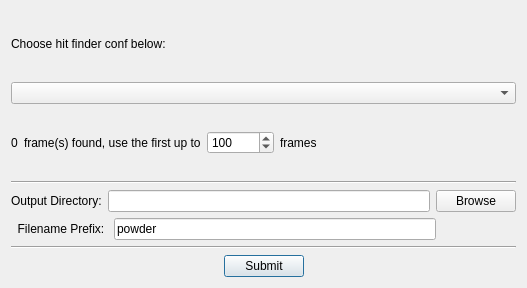
<?xml version="1.0" encoding="UTF-8"?>
<ui version="4.0">
 <class>Dialog</class>
 <widget class="QDialog" name="Dialog">
  <property name="geometry">
   <rect>
    <x>0</x>
    <y>0</y>
    <width>527</width>
    <height>288</height>
   </rect>
  </property>
  <property name="windowTitle">
   <string>Generate Peak Powder</string>
  </property>
  <layout class="QVBoxLayout" name="verticalLayout">
   <item>
    <layout class="QHBoxLayout" name="horizontalLayout">
     <item>
      <widget class="QLabel" name="label">
       <property name="text">
        <string>Choose hit finder conf below:</string>
       </property>
      </widget>
     </item>
     <item>
      <spacer name="horizontalSpacer">
       <property name="orientation">
        <enum>Qt::Horizontal</enum>
       </property>
       <property name="sizeHint" stdset="0">
        <size>
         <width>40</width>
         <height>20</height>
        </size>
       </property>
      </spacer>
     </item>
    </layout>
   </item>
   <item>
    <widget class="QComboBox" name="combo_box"/>
   </item>
   <item>
    <layout class="QHBoxLayout" name="horizontalLayout_2">
     <item>
      <widget class="QLabel" name="label_1">
       <property name="lineWidth">
        <number>20</number>
       </property>
       <property name="text">
        <string>0</string>
       </property>
      </widget>
     </item>
     <item>
      <widget class="QLabel" name="label_2">
       <property name="text">
        <string>frame(s) found, use the first up to</string>
       </property>
      </widget>
     </item>
     <item>
      <widget class="QSpinBox" name="spin_box">
       <property name="maximum">
        <number>999999</number>
       </property>
       <property name="value">
        <number>100</number>
       </property>
      </widget>
     </item>
     <item>
      <widget class="QLabel" name="label_3">
       <property name="text">
        <string>frames</string>
       </property>
      </widget>
     </item>
     <item>
      <spacer name="horizontalSpacer_2">
       <property name="orientation">
        <enum>Qt::Horizontal</enum>
       </property>
       <property name="sizeHint" stdset="0">
        <size>
         <width>40</width>
         <height>20</height>
        </size>
       </property>
      </spacer>
     </item>
    </layout>
   </item>
   <item>
    <widget class="Line" name="line">
     <property name="orientation">
      <enum>Qt::Horizontal</enum>
     </property>
    </widget>
   </item>
   <item>
    <layout class="QHBoxLayout" name="horizontalLayout_3" stretch="1,4,1">
     <item>
      <widget class="QLabel" name="label_4">
       <property name="text">
        <string>Output Directory:</string>
       </property>
      </widget>
     </item>
     <item>
      <widget class="QLineEdit" name="line_edit_1"/>
     </item>
     <item>
      <widget class="QPushButton" name="browse_btn">
       <property name="focusPolicy">
        <enum>Qt::NoFocus</enum>
       </property>
       <property name="text">
        <string>Browse</string>
       </property>
      </widget>
     </item>
    </layout>
   </item>
   <item>
    <layout class="QHBoxLayout" name="horizontalLayout_4" stretch="1,4,1">
     <item>
      <widget class="QLabel" name="label_5">
       <property name="text">
        <string>  Filename Prefix: </string>
       </property>
      </widget>
     </item>
     <item>
      <widget class="QLineEdit" name="line_edit_2">
       <property name="text">
        <string>powder</string>
       </property>
      </widget>
     </item>
     <item>
      <spacer name="horizontalSpacer_3">
       <property name="orientation">
        <enum>Qt::Horizontal</enum>
       </property>
       <property name="sizeHint" stdset="0">
        <size>
         <width>40</width>
         <height>20</height>
        </size>
       </property>
      </spacer>
     </item>
    </layout>
   </item>
   <item>
    <widget class="Line" name="line_2">
     <property name="orientation">
      <enum>Qt::Horizontal</enum>
     </property>
    </widget>
   </item>
   <item>
    <layout class="QHBoxLayout" name="horizontalLayout_5">
     <item>
      <spacer name="horizontalSpacer_4">
       <property name="orientation">
        <enum>Qt::Horizontal</enum>
       </property>
       <property name="sizeHint" stdset="0">
        <size>
         <width>40</width>
         <height>20</height>
        </size>
       </property>
      </spacer>
     </item>
     <item>
      <widget class="QPushButton" name="submit_btn">
       <property name="text">
        <string>Submit</string>
       </property>
      </widget>
     </item>
     <item>
      <spacer name="horizontalSpacer_5">
       <property name="orientation">
        <enum>Qt::Horizontal</enum>
       </property>
       <property name="sizeHint" stdset="0">
        <size>
         <width>40</width>
         <height>20</height>
        </size>
       </property>
      </spacer>
     </item>
    </layout>
   </item>
  </layout>
 </widget>
 <resources/>
 <connections/>
</ui>
